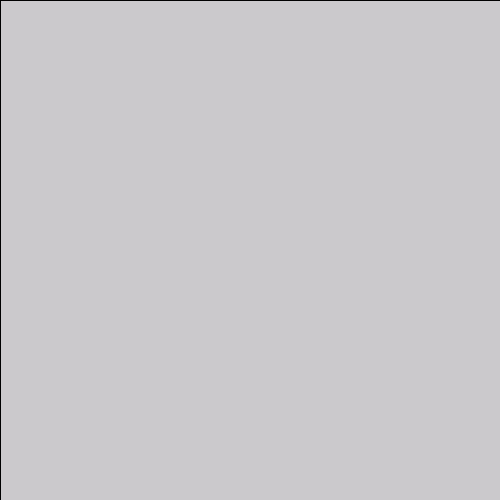
Frame 1 (no input)
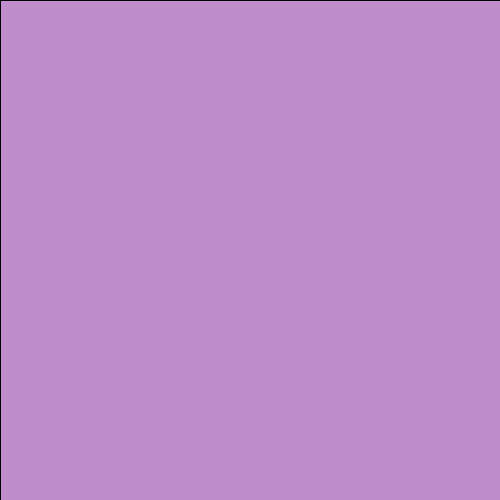
Frame 60 (the mouse pressed at the canvas centre just before this capture)
Frame 120 (the mouse held since frame 60 and released just before this capture): identical to frame 60, image omitted

The Processing sketch that drew these frames (run headless with seeded random() and noise(); from frame 60 on, the mouse is pressed at the canvas centre):

// Processing sketch: processing_71491
// ── processing_71491.pde

//Dan-Tran Cong-Huyen, User Input, CP1 16/17, 

/**
Left click and drag to create a symmetrical design with two circles<br>
Right click and drag to create a design with a triangle<br>
Press the 'p' key to erase and start again
*/

void setup()
{
  size(500,500);
}
void draw()
{
  fill(190,125,214,10);
  rect(0,0,500,500);
}
void mouseDragged()
{
  if(mouseButton == LEFT)
  {
  stroke(245,49,173);
  ellipse(mouseX,mouseY,50,50);
  ellipse(500-mouseX,500-mouseY,50,50);
  }
  if(mouseButton == RIGHT)
  {
   noStroke();
   fill(134,194,203);
   triangle(mouseX,mouseY,500-mouseX,500-mouseY,200,350);
  }
}
void keyPressed()
{
  if(key == 'p')
  {
    background(190,125,214,10);
  }
}
